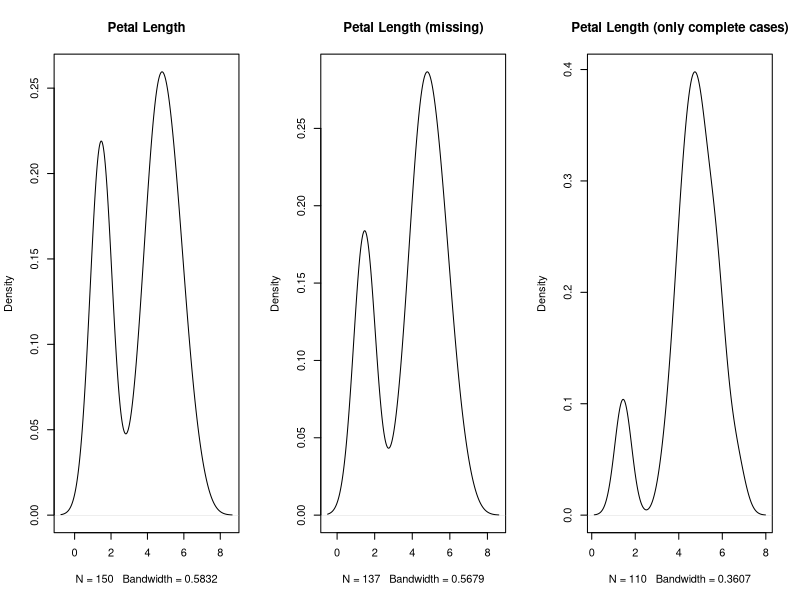
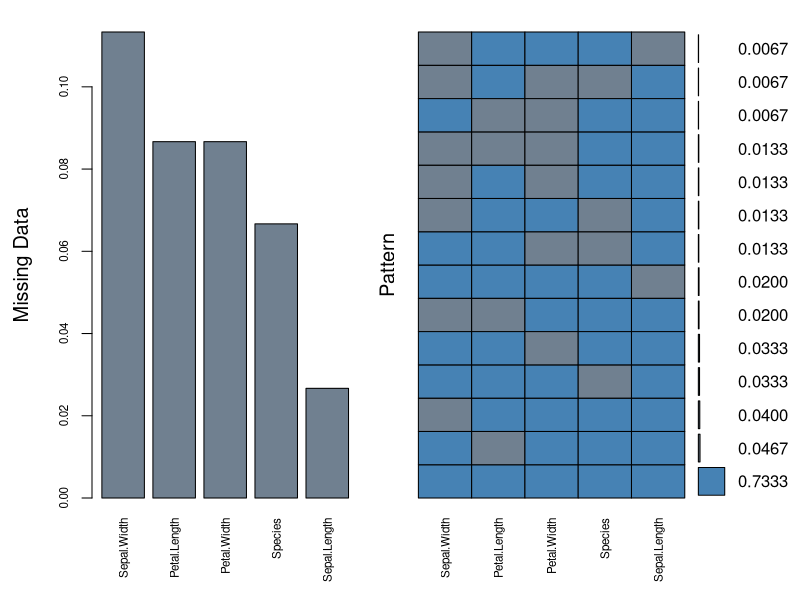
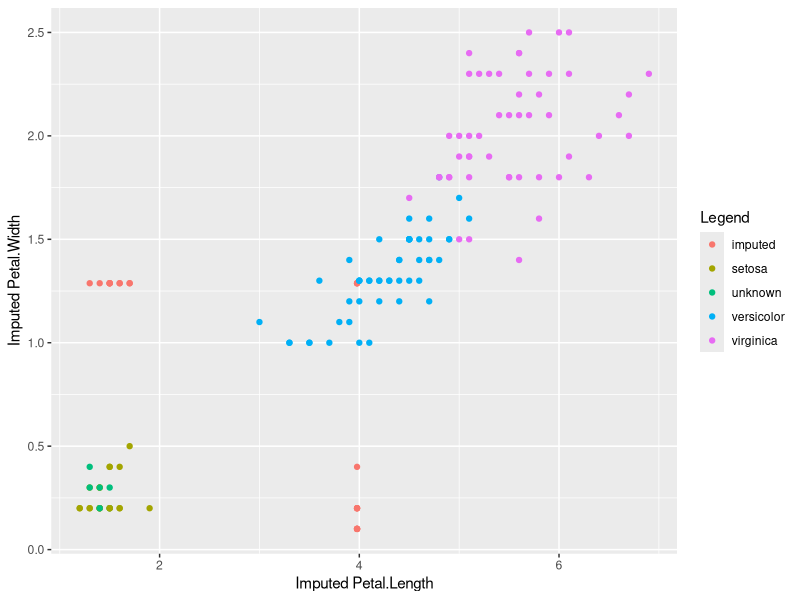
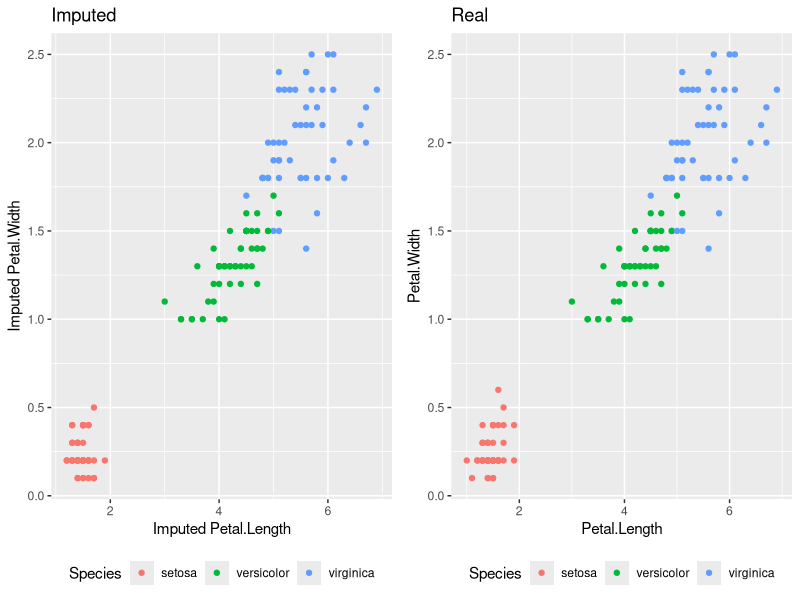

Here is the R script that generated these plots, in order:
## ---- chunk 1
rm(list=ls())                        # clear the workspace
require(dplyr, quietly = TRUE)
require(ggplot2, quietly = TRUE)
require(gridExtra, quietly = TRUE)
## ---- chunk 2
data(iris)
head(iris)
#generate biased missing data
  iris.mis <- as.data.frame(lapply(filter(iris, Petal.Length <= 3.0 ), 
          function(cc) cc[ sample(c(TRUE, NA), 
          prob = c(0.80, 0.20), size = length(cc), replace = TRUE) ]))
  iris.mis <- merge(iris.mis, filter(iris, Petal.Length > 3.0), all = TRUE)
#generate unbiased missing data
  #install.packages("missForest")
  #require(missForest)
  #iris.mis <- prodNA(iris, noNA = .1)
head(iris.mis)
## ---- chunk 3
par(mfrow = c(1,3))
plot(density(iris$Petal.Length), main = "Petal Length")
plot(density(iris.mis$Petal.Length, na.rm = TRUE), main = "Petal Length (missing)")
plot(density(iris.mis$Petal.Length[complete.cases(iris.mis)]), main = "Petal Length (only complete cases)")
par(mfrow = c(1,1))
## ---- chunk 4
#install.packages("VIM")
require(VIM)
aggr(iris.mis, col=c('steelblue','slategrey'),numbers=TRUE,sortVars=TRUE,
    labels=names(iris.mis),cex.axis=.7,gap=3,ylab=c("Missing Data","Pattern"))
## ---- chunk 5
#install.packages("Hmisc")
require(Hmisc)
## ---- chunk 6
iris.mis$imputed.Petal.Length <- 
              with(iris.mis, impute(Petal.Length, mean))
iris.mis$imputed.Petal.Width <- 
              with(iris.mis, impute(Petal.Width, mean))
## ---- chunk 7
iris.mis$Legend <- ifelse(is.na(iris.mis$Species),
                                "unknown", as.character(iris.mis$Species))
iris.mis$Legend <- ifelse(is.imputed(iris.mis$imputed.Petal.Length) | 
                          is.imputed(iris.mis$imputed.Petal.Width),
                                "imputed", as.character(iris.mis$Legend))
qplot(as.numeric(imputed.Petal.Length), as.numeric(imputed.Petal.Width), 
      data = iris.mis, color=Legend, xlab = "Imputed Petal.Length"
      , ylab = "Imputed Petal.Width")
## ---- chunk 8
imputed_aregImpute <- aregImpute(~ Sepal.Length + Sepal.Width 
                        + Petal.Length + Petal.Width + Species,
                        data = iris.mis, n.impute = 5)
## ---- chunk 9
imputed <- as.data.frame(impute.transcan(imputed_aregImpute, 
                           imputation = 1, data = iris.mis, 
                           list.out = TRUE, pr=FALSE, check=FALSE))


plot1 <- qplot(as.numeric(Petal.Length), as.numeric(Petal.Width),
      data = imputed, color = Species, xlab = "Imputed Petal.Length",
      ylab = "Imputed Petal.Width", main = "Imputed") + theme(legend.position="bottom")
plot2 <- qplot(Petal.Length, Petal.Width,
      data = iris, color = Species, main = "Real") + theme(legend.position="bottom")
grid.arrange(plot1, plot2, nrow=1, ncol=2)

## ---- chunk 10
#install.packages("mice")
require(mice)
imputed_mice <- mice(data = iris.mis, m = 5,
                  method = "pmm", maxit=50, seed=500)
## ---- chunk 11
summary(imputed_mice)
